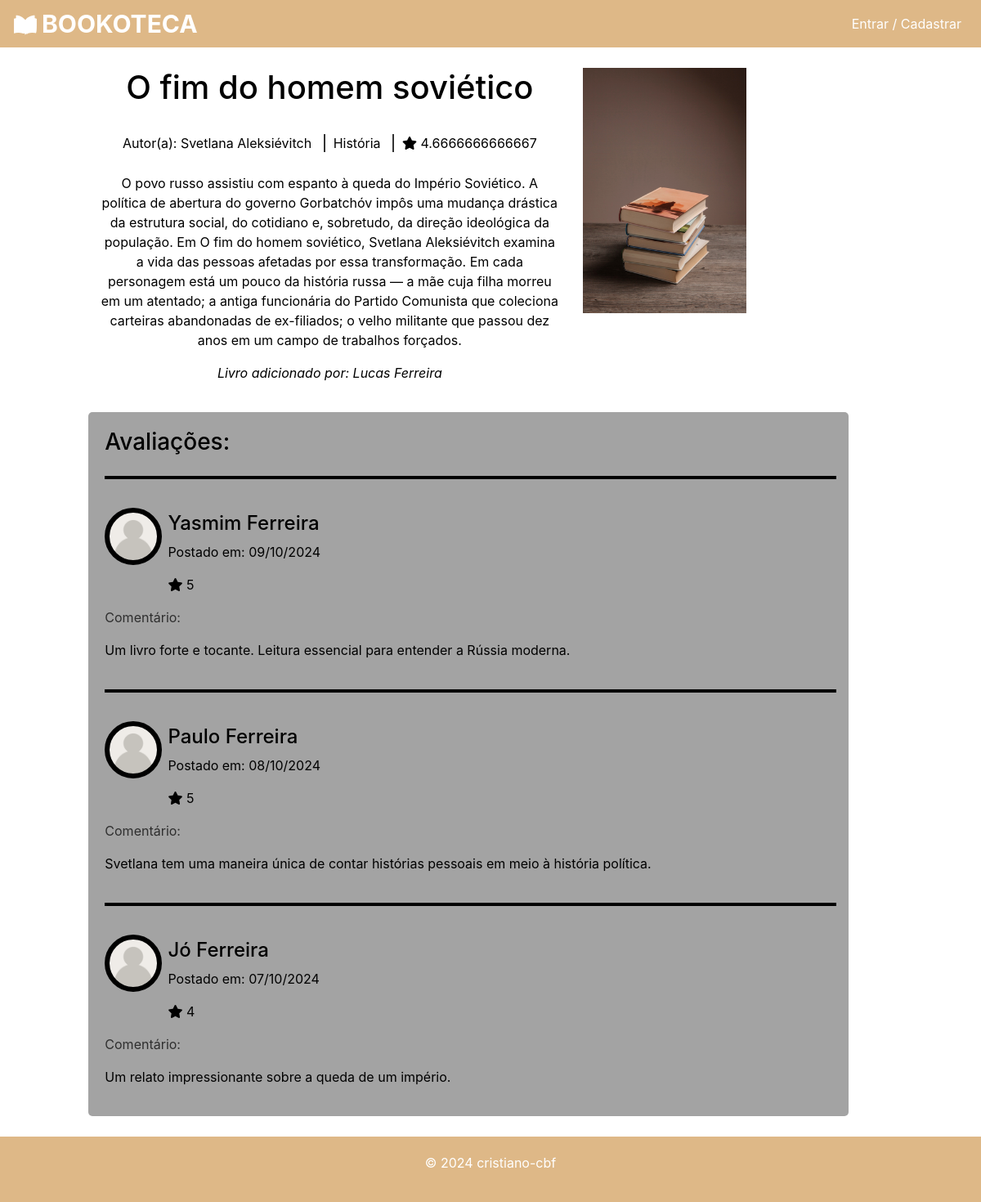
Screenshot of /app/view/book.php?id=4 with the database file from the repository.
### tables this page shows
CREATE TABLE `books` (
  `id` int(11) NOT NULL,
  `title` varchar(255) NOT NULL,
  `author` varchar(255) NOT NULL,
  `genre` varchar(100) DEFAULT NULL,
  `release_date` date NOT NULL,
  `summary` text DEFAULT NULL,
  `image` varchar(255) DEFAULT NULL,
  `users_id` int(11) DEFAULT NULL
);

CREATE TABLE `users` (
  `id` int(11) NOT NULL,
  `name` varchar(100) NOT NULL,
  `lastname` varchar(100) NOT NULL,
  `email` varchar(100) NOT NULL,
  `password` varchar(255) NOT NULL,
  `image` varchar(255) DEFAULT NULL,
  `token` varchar(255) DEFAULT NULL,
  `bio` text DEFAULT NULL,
  `status` int(11) DEFAULT 1
);

CREATE TABLE `reviews` (
  `id` int(11) NOT NULL,
  `review` text DEFAULT NULL,
  `rating` int(11) DEFAULT NULL,
  `books_id` int(11) NOT NULL,
  `users_id` int(11) NOT NULL,
  `created_at` timestamp NOT NULL DEFAULT current_timestamp()
);

### config/globals.php (called while the page is built, shortened)
<?php
  $BASE_URL = "http://" . $_SERVER["SERVER_NAME"] . dirname($_SERVER["REQUEST_URI"]."?") . "/";

### app/dao/BookDAO.php (called while the page is built, shortened)
<?php
  require_once("../models/Book.php");
  require_once("ReviewDAO.php");
  class BookDAO implements BookDAOInterface {
    private $conn;
    private $url;
    public function __construct(PDO $conn, $url) {
      $this->conn = $conn;
      $this->url = $url;
    }
    public function buildBook($data) {
      $book = new Book();
      $book->id = $data["id"];
      $book->title = $data["title"];
      $book->author = $data["author"];
      $book->genre = $data["genre"];
      $book->release_date = $data["release_date"];
      $book->summary = $data["summary"];
      $book->image = $data["image"];
      $book->users_id = $data["users_id"];
      $reviewDao = new ReviewDao($this->conn, $this->url);
      $rating = $reviewDao->getRatings($book->id);
      $book->rating = $rating;
      return $book;
    }
    public function findById($id) {
      $stmt = $this->conn->prepare("SELECT * FROM books WHERE id = :id");
      $stmt->bindParam(":id", $id);
      $stmt->execute();
      if($stmt->rowCount() > 0) {
        $bookData = $stmt->fetch();
        $book = $this->buildBook($bookData);
        return $book;
      } else {
        return false;
      }
    }
  }

### app/dao/ReviewDAO.php (called while the page is built, shortened)
<?php
require_once("UserDAO.php");
class ReviewDao implements ReviewDAOInterface {
    private $conn;
    private $url;
    public function __construct(PDO $conn, $url) {
        $this->conn = $conn;
        $this->url = $url;
    }
    public function buildReview($data) {
        $reviewObject = new Review();
        $reviewObject->id = $data["id"];
        $reviewObject->rating = $data["rating"];
        $reviewObject->review = $data["review"];
        $reviewObject->users_id = $data["users_id"];
        $reviewObject->books_id = $data["books_id"];
        $reviewObject->created_at = $data["created_at"];
        return $reviewObject;
    }
    public function getBooksReview($id) {
        $reviews = [];
        $stmt = $this->conn->prepare("SELECT * FROM reviews WHERE books_id = :books_id ORDER BY created_at DESC");
        $stmt->bindParam(":books_id", $id);
        $stmt->execute();
        if ($stmt->rowCount() > 0) {
            $reviewsData = $stmt->fetchAll();
            $userDao = new UserDao($this->conn, $this->url);
            foreach ($reviewsData as $review) {
                $reviewObject = $this->buildReview($review);
                $user = $userDao->findById($reviewObject->users_id);
                $reviewObject->user = $user;
                $reviews[] = $reviewObject;
            }
        }
        return $reviews;
    }
    public function getRatings($id) {
        $stmt = $this->conn->prepare("SELECT * FROM reviews WHERE books_id = :books_id");
        $stmt->bindParam(":books_id", $id);
        $stmt->execute();
        if ($stmt->rowCount() > 0) {
            $rating = 0;
            $reviews = $stmt->fetchAll();
            foreach ($reviews as $review) {
                $rating += $review["rating"];
            }
            $rating = $rating / count($reviews);
        } else {
            $rating = "N/A";
        }
        return $rating;
    }
}

### app/dao/UserDAO.php (called while the page is built, shortened)
<?php
  class UserDAO implements UserDAOInterface {
    private $conn;
    public function __construct(PDO $conn, $url) {
      $this->conn = $conn;
    }
    public function buildUser($data) {
      $user = new User();
      $user->id = $data["id"];
      $user->name = $data["name"];
      $user->lastname = $data["lastname"];
      $user->email = $data["email"];
      $user->password = $data["password"];
      $user->image = $data["image"];
      $user->bio = $data["bio"];
      $user->token = $data["token"];
      $user->status = $data["status"];
      return $user;
    }
    public function findById($id) {
      if($id != "") {
        $stmt = $this->conn->prepare("SELECT * FROM users WHERE id = :id");
        $stmt->bindParam(":id", $id);
        $stmt->execute();
        if($stmt->rowCount() > 0) {
          $data = $stmt->fetch();
          $user = $this->buildUser($data);
          return $user;
        } else {
          return false;
        }
      } else {
        return false;
      }
    }
  }

### app/view/book.php (the view, shortened to what this page needs)
<?php
require_once("templates/header.php");
require_once("../dao/BookDAO.php");
require_once("../dao/ReviewDAO.php");
require_once("../dao/UserDAO.php");
$id = filter_input(INPUT_GET, "id");
$bookDao = new BookDAO($conn, $BASE_URL);
$reviewDao = new ReviewDAO($conn, $BASE_URL);
$userDao = new UserDAO($conn, $BASE_URL);
if (empty($id)) {
    $message->setMessage("O livro não foi encontrado!", "error", "index.php");
} else {
    $book = $bookDao->findById($id);
}
if ($book->image == "") {
    $book->image = "book_cover.jpg";
}
$bookReviews = $reviewDao->getBooksReview($book->id);
$userWhoAdded = $userDao->findById($book->users_id);
?>
<div id="main-container" class="container-fluid">
    <div class="row">
        <div class="offset-md-1 col-md-6 book-container">
            <h1 class="page-title"><?= $book->title ?></h1>
            <p class="book-details">
                <span>Autor(a): <?= $book->author ?></span>
                <span class="pipe"></span>
                <span><?= $book->genre ?></span>
                <span class="pipe"></span>
                <span><i class="fas fa-star"></i> <?= $book->rating ?></span>
            </p>
            <p><?= $book->summary ?></p>
            <p style="font-style: italic;">Livro adicionado por: <?= $userWhoAdded->name ?> <?= $userWhoAdded->lastname ?></p>
        </div>
        <div class="col-md-4">
            <div class="book-image-container" style="background-image: url('<?= $BASE_URL ?>../../public/img/cover/<?= $book->image ?>')"></div>
        </div>
        <div class="offset-md-1 col-md-10" id="reviews-container">
            <h3 id="reviews-title">Avaliações:</h3>
            <?php foreach ($bookReviews as $review): ?>
                <?php require("user_review.php"); ?>
            <?php endforeach; ?>
        </div>
    </div>
</div>
<?php
require_once("templates/footer.php");
?>

### app/view/user_review.php
<?php
    require_once("../models/Users.php");
    $userModel = new User();
    $fullName = $userModel->getFullName($review->user);
    if($review->user->image == "") {
      $review->user->image = "user.png";
    }
?>
<div class="col-md-12 review">
  <div class="row">
    <div class="col-md-1">
      <div class="profile-image-container review-image" style="background-image: url('<?= $BASE_URL ?>../../public/img/users/<?= $review->user->image ?>')"></div>
    </div>
    <div class="col-md-9 author-details-container">
      <h4 class="author-name">
        <a href="<?= $BASE_URL ?>profile.php?id=<?= $review->user->id ?>"><?= $fullName ?></a>
      </h4>
      <p class="review-date">Postado em: <?= date('d/m/Y', strtotime($review->created_at)) ?></p>
      <p><i class="fas fa-star"></i> <?= $review->rating ?></p>
    </div>
    <div class="col-md-12">
      <p class="comment-title">Comentário:</p>
      <p><?= $review->review ?></p>
    </div>
  </div>
</div>

### public/css/styles.css (style rules this page uses)
.col-md-10 { flex: 0 0 calc(100% - 250px); padding-left: 20px; }
#main-container { background-color: #ffffff; color: #000000; min-height: 65vh; padding: 25px; min-height: 100vh; display: flex; flex-direction: column; }
#main-container .row { flex: 1; }
html, body { height: 100%; margin: 0; }
.fas.fa-star { color: #000000; }
#profile-image-container, .profile-image-container { width: 150px; height: 150px; border: 6px solid #000000; border-radius: 100%; background-size: cover; background-position: center; margin: 15px auto; }
.profile-image-container { width: 70px; height: 70px; }
.book-image-container { height: 300px; width: 200px; background-position: center; background-size: cover; }
.page-title:after { content: ""; width: 300px; display: block; margin: 0 auto; padding-top: 7px; }
.book-container { text-align: center; }
.book-details { margin: 25px 0; }
.pipe { border: 1px solid #333; margin: 0 10px; }
#reviews-title { margin-bottom: 25px; }
#reviews-container { margin-top: 20px; padding-top: 20px; background-color: #a3a3a3; border-radius: 5px; }
.review { padding: 20px 0; border-top: 4px solid rgb(0, 0, 0); }
.author-details-container { padding-top: 20px; }
.author-name a { color: #000000; }
.comment-title { color: #2e2e2e; }

### rows the page displays
books: title "O fim do homem soviético", author "Svetlana Aleksiévitch", genre "História", summary "O povo russo assistiu com espanto à queda do Império Soviético. A política de abertura do governo Gorbatchóv impôs uma mudança drástica da estrutura social, do cotidiano e, sobretudo, da direção ideológica da população. Em O fim do homem soviético, Svetlana Aleksiévitch examina a vida das pessoas afetadas por essa transformação. Em cada personagem está um pouco da história russa — a mãe cuja filha morreu em um atentado; a antiga funcionária do Partido Comunista que coleciona carteiras abandonadas de ex-filiados; o velho militante que passou dez anos em um campo de trabalhos forçados."
users: name "Lucas", lastname "Ferreira"
reviews: users.lastname "Yasmim Ferreira", created_at "09/10/2024", rating "5", review "Um livro forte e tocante. Leitura essencial para entender a Rússia moderna."
reviews: users.lastname "Paulo Ferreira", created_at "08/10/2024", rating "5", review "Svetlana tem uma maneira única de contar histórias pessoais em meio à história política."
reviews: users.lastname "Jó Ferreira", created_at "07/10/2024", rating "4", review "Um relato impressionante sobre a queda de um império."

### other values shown
$book->rating "4.6666666666667"
